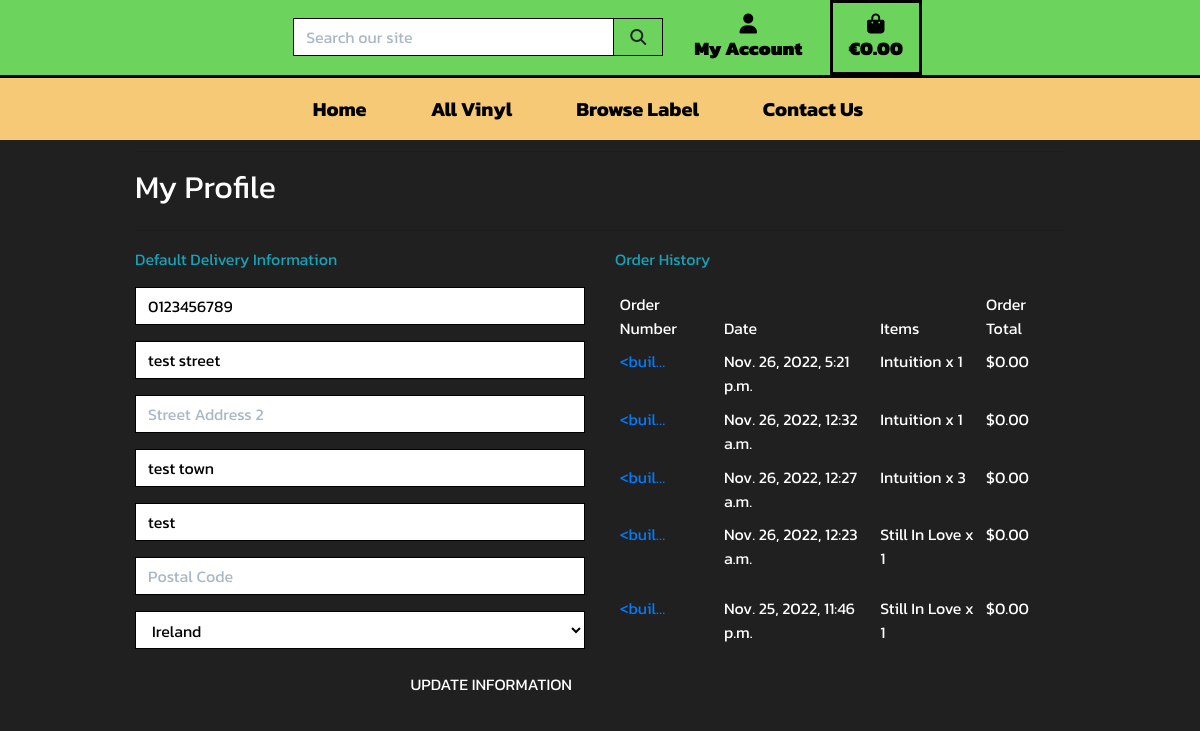
/profile/ (signed in), run on an earlier commit of the app's database.
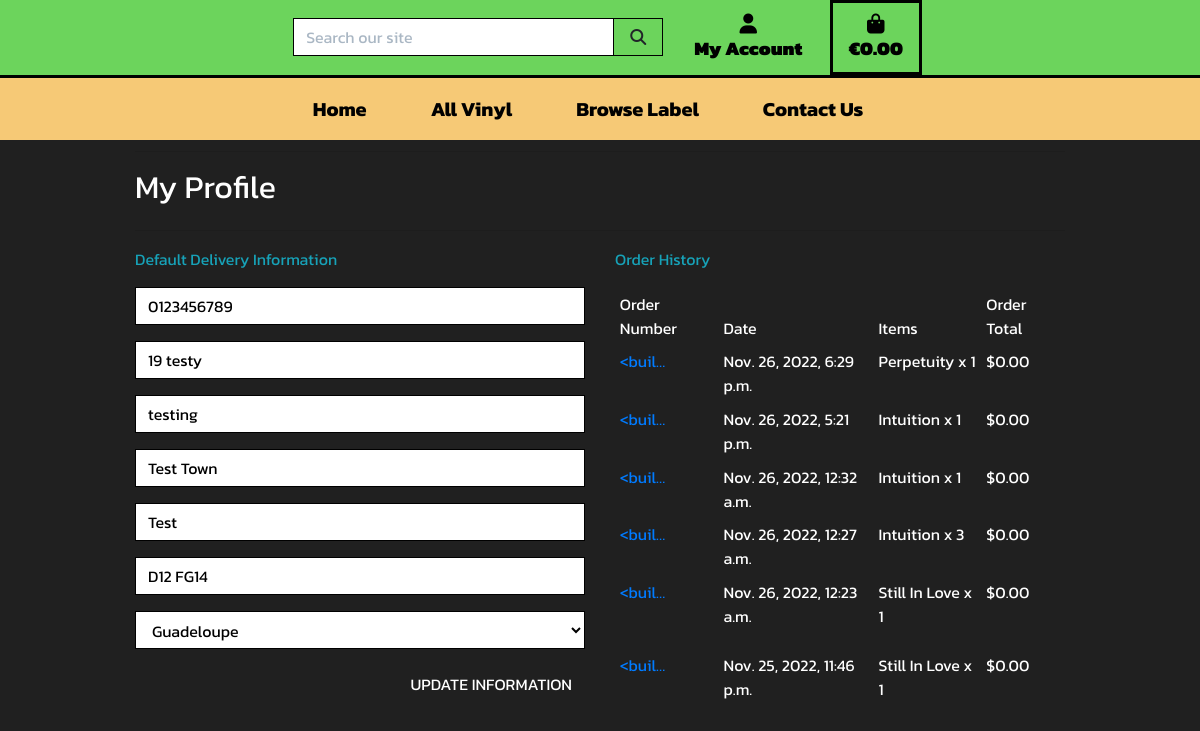
And on a later commit of the database.
### profiles/models.py (models this page shows, shortened)
class UserProfile(models.Model):
    user = models.OneToOneField(User, on_delete=models.CASCADE)
    default_phone_number = models.CharField(
        max_length=20, null=True, blank=True
    )
    default_street_address1 = models.CharField(
        max_length=80, null=True, blank=True
    )
    default_street_address2 = models.CharField(
        max_length=80, null=True, blank=True
    )
    default_town_or_city = models.CharField(
        max_length=40, null=True, blank=True
    )
    default_county = models.CharField(max_length=80, null=True, blank=True)
    default_postcode = models.CharField(max_length=20, null=True, blank=True)
    default_country = CountryField(
        blank_label='Country', null=True, blank=True
    )

### checkout/models.py (models this page shows, shortened)
class Order(models.Model):
    order_number = models.CharField(max_length=32, null=False, editable=False)
    user_profile = models.ForeignKey(UserProfile, on_delete=models.SET_NULL,
                                     null=True, blank=True,
                                     related_name='orders'
                                     )
    full_name = models.CharField(max_length=50, null=False, blank=False)
    email = models.EmailField(max_length=254, null=False, blank=False)
    phone_number = models.CharField(max_length=20, null=False, blank=False)
    country = CountryField(blank_label='Country *', null=False, blank=False)
    town_or_city = models.CharField(max_length=40, null=False, blank=False)
    street_address1 = models.CharField(max_length=80, null=False, blank=False)
    street_address2 = models.CharField(max_length=80, null=True, blank=True)
    postcode = models.CharField(max_length=20, null=True, blank=True)
    county = models.CharField(max_length=80, null=True, blank=True)
    date = models.DateTimeField(auto_now_add=True)
    delivery_cost = models.DecimalField(
        max_digits=6, decimal_places=2, null=False, default=0
    )
    order_total = models.DecimalField(
        max_digits=10, decimal_places=2, null=False, default=0
    )
    grand_total = models.DecimalField(
        max_digits=10, decimal_places=2, null=False, default=0
    )
    original_basket = models.TextField(null=False, blank=False, default='')
    stripe_pid = models.CharField(
        max_length=254, null=False, blank=False, default=''
    )
    class Meta:
        ordering = ['-date']

class ItemCheckout(models.Model):
    order = models.ForeignKey(
        Order, null=False, blank=False, on_delete=models.CASCADE,
        related_name='itemcheckout'
    )
    record = models.ForeignKey(
        Record, null=False, blank=False, on_delete=models.CASCADE
    )
    quantity = models.IntegerField(null=False, blank=False, default=0)
    item_total = models.DecimalField(
        max_digits=6, decimal_places=2, null=False, blank=False, editable=False
    )

### products/models.py (models this page shows, shortened)
class Record(models.Model):
    label = models.ForeignKey(
        Label, null=True, blank=True, on_delete=models.SET_NULL
    )
    title = models.CharField(max_length=254)
    artist = models.CharField(max_length=254)
    price = models.DecimalField(max_digits=5, decimal_places=2)
    description = models.TextField(null=True, blank=True)
    stock_quantity = models.IntegerField(default=1)
    track_list_1 = models.TextField(default="Track")
    track_list_2 = models.TextField(default="Track")
    track_list_3 = models.TextField(default="Track")
    track_list_4 = models.TextField(default="Track")
    track_list_5 = models.TextField(default="Track")
    track_list_6 = models.TextField(default="Track")
    image_url = models.URLField(max_length=1024, null=True, blank=True)
    image = models.ImageField(null=True, blank=True)

### profiles/views.py (the view)
# urls.py: path('profile/', include('profiles.urls')),
def profile(request):
    profile = get_object_or_404(UserProfile, user=request.user)
    if request.method == 'POST':
        form = UserProfileForm(request.POST, instance=profile)
        if form.is_valid():
            form.save()
            messages.success(request, 'Profile updated successfully')
    form = UserProfileForm(instance=profile)
    orders = profile.orders.all()
    template = 'profiles/profile.html'
    context = {
        'form': form,
        'orders': orders,
        'on_profile_page': True
    }
    return render(request, template, context)

### profiles/forms.py
class UserProfileForm(forms.ModelForm):
    class Meta:
        model = UserProfile
        exclude = ('user',)
    def __init__(self, *args, **kwargs):
        super().__init__(*args, **kwargs)
        placeholders = {
            'default_phone_number': 'Phone Number',
            'default_postcode': 'Postal Code',
            'default_town_or_city': 'Town or City',
            'default_street_address1': 'Street Address 1',
            'default_street_address2': 'Street Address 2',
            'default_county': 'County, State or Locality',
        }
        self.fields['default_phone_number'].widget.attrs['autofocus'] = True
        for field in self.fields:
            if field != 'default_country':
                if self.fields[field].required:
                    placeholder = f'{placeholders[field]} *'
                else:
                    placeholder = placeholders[field]
                self.fields[field].widget.attrs['placeholder'] = placeholder
            self.fields[field].widget.attrs['class'] = 'border-black \
                rounded-0 profile-form-input'
            self.fields[field].label = False

### basket/contexts.py (called while the page is built, shortened)
def basket_contents(request):
    basket_items = []
    total = 0
    record_count = 0
    basket = request.session.get('basket', {})
    delivery = total * Decimal(settings.DELIVERY_PERCENTAGE / 100)
    grand_total = total + delivery
    context = {
        'basket_items': basket_items,
        'total': total,
        'record_count': record_count,
        'delivery': delivery,
        'grand_total': grand_total,
    }
    return context

### profiles/templates/profiles/profile.html (shortened to what this page needs)
{% extends "base.html" %}
{% load static %}
{% block extra_css %}
    <link rel="stylesheet" href="{% static 'profiles/css/profile.css' %}">
{% endblock %}
{% block page_header %}
    <div class="container header-container">
    </div>
{% endblock %}
{% block content %}
    <div class="container">
        <div class="row">
            <div class="col">
                <hr>
                <h2 class="font-weight-normal text-white mb-4">My Profile</h2>
                <hr>
            </div>
        </div>
        <div class="row">
            <div class="col-12 col-lg-6">
                <p class="text-info">Default Delivery Information</p>
                <form class="mt-3" action="{% url 'profile' %}" method="POST" id="profile-update-form">
                    {{ form|crispy }}
                    <button class="btn btn-black rounded-0 text-uppercase float-right font-weight-normal text-white">
                        Update Information</button>
                </form>
            </div>
            <div class="col-12 col-lg-6">
                <p class="text-info">Order History</p>
                <div class="order-history table-responsive">
                    <table class="table table-sm table-borderless">
                        <thead>
                            <tr>
                                <th class="font-weight-normal text-white">Order Number</th>
                                <th class="font-weight-normal text-white">Date</th>
                                <th class="font-weight-normal text-white">Items</th>
                                <th class="font-weight-normal text-white">Order Total</th>
                            </tr>
                        </thead>
                        <tbody>
                            {% for order in orders %}
                                <tr>
                                    <td>
                                        <a href="{% url 'order_history' order.order_number %}"
                                        title="{{ order.order_number }}">
                                            {{ order.order_number|truncatechars:6 }}
                                        </a>
                                    </td>
                                    <td class="font-weight-normal text-white">{{ order.date }}</td>
                                    <td class="font-weight-normal text-white">
                                        <ul class="list-unstyled">
                                            {% for item in order.itemcheckout.all %}
                                                <li class="medium">
                                                    {{ item.record.title }} x {{ item.quantity }}
                                                </li>
                                            {% endfor %}
                                        </ul>
                                    </td>
                                    <td class="font-weight-normal text-white">${{ order.grand_total }}</td>
                                </tr>
                            {% endfor %}
                        </tbody>
                    </table>
                </div>
            </div>
        </div>
{% endblock %}

### templates/base.html (shortened to what this page needs)
{% load static %}
<!doctype html>
<html lang="en">
    <head>
        {% block corecss %}
            <link rel="stylesheet" href="https://stackpath.bootstrapcdn.com/bootstrap/4.4.1/css/bootstrap.min.css"
>
            <link rel="stylesheet" href="{% static 'css/base.css' %}">
        {% endblock %}
        {% block extra_css %}
        {% endblock %}
    </head>
    <body>
        <header class="container-fluid fixed-top">
            <div id="topnav" class="row d-flex justify-content-center d-none d-lg-flex">
                <div class="col-12 col-lg-4 ms-md-auto my-auto py-1 py-lg-0">
                    <form method="GET" action="{% url 'products' %}">
                        <div class="input-group w-100">
                            <input class="form-control border border-black rounded-0" type="text" name="q" placeholder="Search our site">
                            <div class="input-group-append">
                                <button class="form-control btn btn-black border border-black rounded-0" type="submit">
                                    <span class="icon">
                                        <i class="fas fa-search"></i>
                                    </span>
                                </button>
                            </div>
                        </div>
                    </form>
                </div>
                <ul class="list-inline list-unstyled text-center text-lg-right my-0">
                    <li class="list-inline-item dropdown">
                        <a class="text-black nav-link" href="#" id="user-options" data-toggle="dropdown" aria-haspopup="true"
                            aria-expanded="false">
                            <div class="text-center">
                                <div><i class="fas fa-user fa-lg mt-1 mb-1"></i></div>
                                <p class="my-0 p-nav">My Account</p>
                            </div>
                        </a>
                    </li>
                    <li class="borderBlink list-inline-item">
                        <a class="{% if grand_total %} text-white bg-dark {% else %}text-black{% endif %} nav-link"
                            href="{% url 'view_basket' %}">
                            <div class="text-center"><i class="fas fa-shopping-bag fa-lg basket"></i>
                                <p class="my-0 p-nav">
                                    {% if grand_total %}
                                        €{{ grand_total|floatformat:2 }}
                                    {% else %}
                                        €0.00
                                    {% endif %}
                                </p>
                            </div>
                        </a>
                    </li>
                </ul>
            </div>
            <div class="row" id="main-nav">
                <nav class="navbar navbar-expand-lg navbar-light w-100" id="main-nav">
                    {% include 'includes/main-nav.html' %}
                </nav>
            </div>
        </header>
        {% block page_header %}
        {% endblock %}
        {% block content %}
        {% endblock %}
    </body>
</html>

### templates/includes/main-nav.html (shortened to what this page needs)
<div class="collapse navbar-collapse" id="main-nav">
    <ul class="navbar-nav w-auto mx-auto">
        <li class="nav-item nav-font">
            <a class="logo-font font-weight-bold nav-link text-black mr-5" aria-haspopup="true" aria-expanded="false"
                href="{% url 'home' %}">
                Home
            </a>
        </li>
        <li class="nav-item nav-font">
            <a class="logo-font font-weight-bold nav-link text-black mr-5" aria-haspopup="true" aria-expanded="false"
                href="{% url 'products' %}">
                All Vinyl
            </a>
        </li>
        <li class="nav-item dropdown nav-font">
            <a class="logo-font font-weight-bold nav-link text-black mr-5" href="{% url 'products' %}" id="all-products-link"
                data-toggle="dropdown" aria-haspopup="true" aria-expanded="false">
                Browse Label
            </a>
        </li>
        <li class="nav-item nav-font">
            <a class="logo-font font-weight-bold nav-link text-black mr-5" href="#" aria-haspopup="true"
                aria-expanded="false" href="">Contact Us</a>
        </li>
    </ul>
</div>

### static/css/base.css (style rules this page uses)
html { height: 100%; }
body { font-family: Kanit, sans-serif; background: rgba(0, 0, 0, 0.874); height: calc(100vh - 164px); margin: 0; padding: 0; }
.header-container { margin-top: -2.45%; }
#topnav { background-color: #6cd45c;; justify-content: center; border-bottom: #000 3px solid; }
#main-nav { background-color: rgb(246, 201, 118); }
.p-nav { font-size: 19px; font-weight: 900; padding-top: -20%; justify-content: center; }
.icon { align-items: center; display: block; justify-content: center; height: 1.5rem; width: 1.5rem; }
input[name='q']::placeholder { color: #aab7c4; }
.text-black { color: #000 !important; }
.border-black { border: 1px solid black !important; }
.nav-font { font-size: 20px; }
.borderBlink { border:3px solid black; animation-name: borderBlink; animation-duration: 1s; animation-iteration-count: 3; }
@media (min-width: 1200px) { .container { max-width: 80%; } }
@media (min-width: 992px) { .header-container { padding-top: 164px; } }

### profiles/static/profiles/css/profile.css (style rules this page uses)
.order-history { max-height: 416px; overflow-y: auto; }
#profile-update-form .form-control { color: #000; }
#profile-update-form input::placeholder { color: #aab7c4; }
#id_default_country, #id_default_country option:not(:first-child) { color: #000; }

What changed in the data, as far as the page shows it:
changed UserProfile: default_street_address1 "test street" → "19 testy"; default_street_address2 (not shown) → "testing"; default_town_or_city "test town" → "Test Town"; default_county "test" → "Test"; default_postcode (not shown) → "D12 FG14"; default_country "Ireland" → "Guadeloupe"
added Order: order_number "<buil…", date "Nov. 26, 2022, 6:29 p.m.", grand_total "0.00"
added ItemCheckout: record "Perpetuity", quantity "1", shown under "<buil…"
